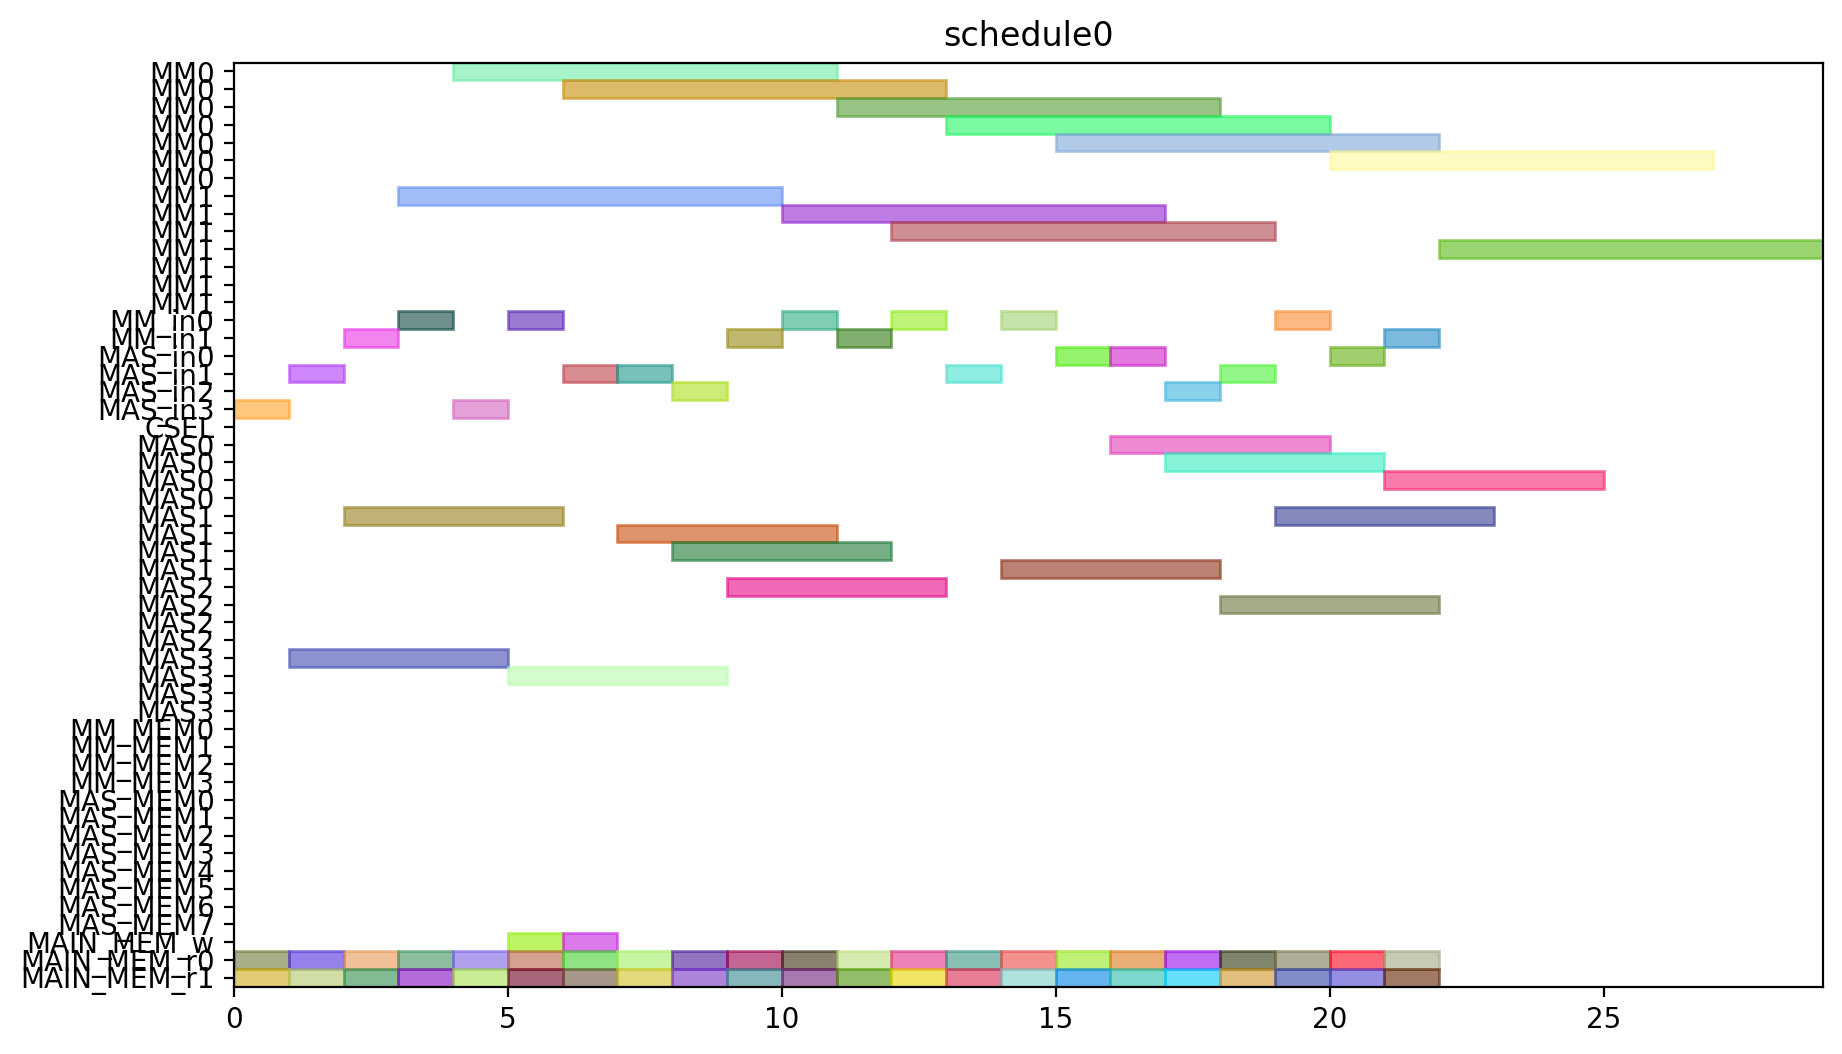

Write Python code to recreate this figure.
from pyschedule import Scenario, solvers, plotters, alt


def solve():
	horizon = 120
	S = Scenario("schedule0", horizon=horizon)

	# resource
	MM = S.Resources('MM', num=2, size=7)
	MM_in = S.Resources('MM_in', num=2)
	MAS_in = S.Resources('MAS_in', num=4)
	CSEL = S.Resource('CSEL')
	MAS = S.Resources('MAS', num=4, size=4, periods=range(1, horizon))
	MM_MEM = S.Resources('MM_MEM', num=4)
	MAS_MEM = S.Resources('MAS_MEM', num=8)
	MAIN_MEM_w = S.Resource('MAIN_MEM_w', size=1)
	MAIN_MEM_r = S.Resources('MAIN_MEM_r', num=2)

	# result of previous scheduling

	# new tasks
	c10_t0 = S.Task('c10_t0', length=7, delay_cost=1)
	c10_t0 += alt(MM)
	c10_t0_in = S.Task('c10_t0_in', length=1, delay_cost=1)
	c10_t0_in += alt(MM_in)
	S += c10_t0_in*MM_in[0]<=c10_t0*MM[0]
	S += c10_t0_in*MM_in[1]<=c10_t0*MM[1]
	c10_t0_mem0 = S.Task('c10_t0_mem0', length=1, delay_cost=1)
	c10_t0_mem0 += MAIN_MEM_r[0]
	S += c10_t0_mem0 <= c10_t0

	c10_t0_mem1 = S.Task('c10_t0_mem1', length=1, delay_cost=1)
	c10_t0_mem1 += MAIN_MEM_r[1]
	S += c10_t0_mem1 <= c10_t0

	c10_t1 = S.Task('c10_t1', length=7, delay_cost=1)
	c10_t1 += alt(MM)
	c10_t1_in = S.Task('c10_t1_in', length=1, delay_cost=1)
	c10_t1_in += alt(MM_in)
	S += c10_t1_in*MM_in[0]<=c10_t1*MM[0]
	S += c10_t1_in*MM_in[1]<=c10_t1*MM[1]
	c10_t1_mem0 = S.Task('c10_t1_mem0', length=1, delay_cost=1)
	c10_t1_mem0 += MAIN_MEM_r[0]
	S += c10_t1_mem0 <= c10_t1

	c10_t1_mem1 = S.Task('c10_t1_mem1', length=1, delay_cost=1)
	c10_t1_mem1 += MAIN_MEM_r[1]
	S += c10_t1_mem1 <= c10_t1

	c10_t2 = S.Task('c10_t2', length=4, delay_cost=1)
	c10_t2 += alt(MAS)
	c10_t2_in = S.Task('c10_t2_in', length=1, delay_cost=1)
	c10_t2_in += alt(MAS_in)
	S += c10_t2_in*MAS_in[0]<=c10_t2*MAS[0]

	S += c10_t2_in*MAS_in[1]<=c10_t2*MAS[1]

	S += c10_t2_in*MAS_in[2]<=c10_t2*MAS[2]

	S += c10_t2_in*MAS_in[3]<=c10_t2*MAS[3]

	c10_t2_mem0 = S.Task('c10_t2_mem0', length=1, delay_cost=1)
	c10_t2_mem0 += MAIN_MEM_r[0]
	S += c10_t2_mem0 <= c10_t2

	c10_t2_mem1 = S.Task('c10_t2_mem1', length=1, delay_cost=1)
	c10_t2_mem1 += MAIN_MEM_r[1]
	S += c10_t2_mem1 <= c10_t2

	c10_t3 = S.Task('c10_t3', length=4, delay_cost=1)
	c10_t3 += alt(MAS)
	c10_t3_in = S.Task('c10_t3_in', length=1, delay_cost=1)
	c10_t3_in += alt(MAS_in)
	S += c10_t3_in*MAS_in[0]<=c10_t3*MAS[0]

	S += c10_t3_in*MAS_in[1]<=c10_t3*MAS[1]

	S += c10_t3_in*MAS_in[2]<=c10_t3*MAS[2]

	S += c10_t3_in*MAS_in[3]<=c10_t3*MAS[3]

	c10_t3_mem0 = S.Task('c10_t3_mem0', length=1, delay_cost=1)
	c10_t3_mem0 += MAIN_MEM_r[0]
	S += c10_t3_mem0 <= c10_t3

	c10_t3_mem1 = S.Task('c10_t3_mem1', length=1, delay_cost=1)
	c10_t3_mem1 += MAIN_MEM_r[1]
	S += c10_t3_mem1 <= c10_t3

	c20_t0 = S.Task('c20_t0', length=7, delay_cost=1)
	c20_t0 += alt(MM)
	c20_t0_in = S.Task('c20_t0_in', length=1, delay_cost=1)
	c20_t0_in += alt(MM_in)
	S += c20_t0_in*MM_in[0]<=c20_t0*MM[0]
	S += c20_t0_in*MM_in[1]<=c20_t0*MM[1]
	c20_t0_mem0 = S.Task('c20_t0_mem0', length=1, delay_cost=1)
	c20_t0_mem0 += MAIN_MEM_r[0]
	S += c20_t0_mem0 <= c20_t0

	c20_t0_mem1 = S.Task('c20_t0_mem1', length=1, delay_cost=1)
	c20_t0_mem1 += MAIN_MEM_r[1]
	S += c20_t0_mem1 <= c20_t0

	c20_t1 = S.Task('c20_t1', length=7, delay_cost=1)
	c20_t1 += alt(MM)
	c20_t1_in = S.Task('c20_t1_in', length=1, delay_cost=1)
	c20_t1_in += alt(MM_in)
	S += c20_t1_in*MM_in[0]<=c20_t1*MM[0]
	S += c20_t1_in*MM_in[1]<=c20_t1*MM[1]
	c20_t1_mem0 = S.Task('c20_t1_mem0', length=1, delay_cost=1)
	c20_t1_mem0 += MAIN_MEM_r[0]
	S += c20_t1_mem0 <= c20_t1

	c20_t1_mem1 = S.Task('c20_t1_mem1', length=1, delay_cost=1)
	c20_t1_mem1 += MAIN_MEM_r[1]
	S += c20_t1_mem1 <= c20_t1

	c20_t2 = S.Task('c20_t2', length=4, delay_cost=1)
	c20_t2 += alt(MAS)
	c20_t2_in = S.Task('c20_t2_in', length=1, delay_cost=1)
	c20_t2_in += alt(MAS_in)
	S += c20_t2_in*MAS_in[0]<=c20_t2*MAS[0]

	S += c20_t2_in*MAS_in[1]<=c20_t2*MAS[1]

	S += c20_t2_in*MAS_in[2]<=c20_t2*MAS[2]

	S += c20_t2_in*MAS_in[3]<=c20_t2*MAS[3]

	c20_t2_mem0 = S.Task('c20_t2_mem0', length=1, delay_cost=1)
	c20_t2_mem0 += MAIN_MEM_r[0]
	S += c20_t2_mem0 <= c20_t2

	c20_t2_mem1 = S.Task('c20_t2_mem1', length=1, delay_cost=1)
	c20_t2_mem1 += MAIN_MEM_r[1]
	S += c20_t2_mem1 <= c20_t2

	c20_t3 = S.Task('c20_t3', length=4, delay_cost=1)
	c20_t3 += alt(MAS)
	c20_t3_in = S.Task('c20_t3_in', length=1, delay_cost=1)
	c20_t3_in += alt(MAS_in)
	S += c20_t3_in*MAS_in[0]<=c20_t3*MAS[0]

	S += c20_t3_in*MAS_in[1]<=c20_t3*MAS[1]

	S += c20_t3_in*MAS_in[2]<=c20_t3*MAS[2]

	S += c20_t3_in*MAS_in[3]<=c20_t3*MAS[3]

	c20_t3_mem0 = S.Task('c20_t3_mem0', length=1, delay_cost=1)
	c20_t3_mem0 += MAIN_MEM_r[0]
	S += c20_t3_mem0 <= c20_t3

	c20_t3_mem1 = S.Task('c20_t3_mem1', length=1, delay_cost=1)
	c20_t3_mem1 += MAIN_MEM_r[1]
	S += c20_t3_mem1 <= c20_t3

	c01_t0 = S.Task('c01_t0', length=7, delay_cost=1)
	c01_t0 += alt(MM)
	c01_t0_in = S.Task('c01_t0_in', length=1, delay_cost=1)
	c01_t0_in += alt(MM_in)
	S += c01_t0_in*MM_in[0]<=c01_t0*MM[0]
	S += c01_t0_in*MM_in[1]<=c01_t0*MM[1]
	c01_t0_mem0 = S.Task('c01_t0_mem0', length=1, delay_cost=1)
	c01_t0_mem0 += MAIN_MEM_r[0]
	S += c01_t0_mem0 <= c01_t0

	c01_t0_mem1 = S.Task('c01_t0_mem1', length=1, delay_cost=1)
	c01_t0_mem1 += MAIN_MEM_r[1]
	S += c01_t0_mem1 <= c01_t0

	c01_t1 = S.Task('c01_t1', length=7, delay_cost=1)
	c01_t1 += alt(MM)
	c01_t1_in = S.Task('c01_t1_in', length=1, delay_cost=1)
	c01_t1_in += alt(MM_in)
	S += c01_t1_in*MM_in[0]<=c01_t1*MM[0]
	S += c01_t1_in*MM_in[1]<=c01_t1*MM[1]
	c01_t1_mem0 = S.Task('c01_t1_mem0', length=1, delay_cost=1)
	c01_t1_mem0 += MAIN_MEM_r[0]
	S += c01_t1_mem0 <= c01_t1

	c01_t1_mem1 = S.Task('c01_t1_mem1', length=1, delay_cost=1)
	c01_t1_mem1 += MAIN_MEM_r[1]
	S += c01_t1_mem1 <= c01_t1

	c01_t2 = S.Task('c01_t2', length=4, delay_cost=1)
	c01_t2 += alt(MAS)
	c01_t2_in = S.Task('c01_t2_in', length=1, delay_cost=1)
	c01_t2_in += alt(MAS_in)
	S += c01_t2_in*MAS_in[0]<=c01_t2*MAS[0]

	S += c01_t2_in*MAS_in[1]<=c01_t2*MAS[1]

	S += c01_t2_in*MAS_in[2]<=c01_t2*MAS[2]

	S += c01_t2_in*MAS_in[3]<=c01_t2*MAS[3]

	c01_t2_mem0 = S.Task('c01_t2_mem0', length=1, delay_cost=1)
	c01_t2_mem0 += MAIN_MEM_r[0]
	S += c01_t2_mem0 <= c01_t2

	c01_t2_mem1 = S.Task('c01_t2_mem1', length=1, delay_cost=1)
	c01_t2_mem1 += MAIN_MEM_r[1]
	S += c01_t2_mem1 <= c01_t2

	c01_t3 = S.Task('c01_t3', length=4, delay_cost=1)
	c01_t3 += alt(MAS)
	c01_t3_in = S.Task('c01_t3_in', length=1, delay_cost=1)
	c01_t3_in += alt(MAS_in)
	S += c01_t3_in*MAS_in[0]<=c01_t3*MAS[0]

	S += c01_t3_in*MAS_in[1]<=c01_t3*MAS[1]

	S += c01_t3_in*MAS_in[2]<=c01_t3*MAS[2]

	S += c01_t3_in*MAS_in[3]<=c01_t3*MAS[3]

	c01_t3_mem0 = S.Task('c01_t3_mem0', length=1, delay_cost=1)
	c01_t3_mem0 += MAIN_MEM_r[0]
	S += c01_t3_mem0 <= c01_t3

	c01_t3_mem1 = S.Task('c01_t3_mem1', length=1, delay_cost=1)
	c01_t3_mem1 += MAIN_MEM_r[1]
	S += c01_t3_mem1 <= c01_t3

	c11_t0 = S.Task('c11_t0', length=7, delay_cost=1)
	c11_t0 += alt(MM)
	c11_t0_in = S.Task('c11_t0_in', length=1, delay_cost=1)
	c11_t0_in += alt(MM_in)
	S += c11_t0_in*MM_in[0]<=c11_t0*MM[0]
	S += c11_t0_in*MM_in[1]<=c11_t0*MM[1]
	c11_t0_mem0 = S.Task('c11_t0_mem0', length=1, delay_cost=1)
	c11_t0_mem0 += MAIN_MEM_r[0]
	S += c11_t0_mem0 <= c11_t0

	c11_t0_mem1 = S.Task('c11_t0_mem1', length=1, delay_cost=1)
	c11_t0_mem1 += MAIN_MEM_r[1]
	S += c11_t0_mem1 <= c11_t0

	c11_t1 = S.Task('c11_t1', length=7, delay_cost=1)
	c11_t1 += alt(MM)
	c11_t1_in = S.Task('c11_t1_in', length=1, delay_cost=1)
	c11_t1_in += alt(MM_in)
	S += c11_t1_in*MM_in[0]<=c11_t1*MM[0]
	S += c11_t1_in*MM_in[1]<=c11_t1*MM[1]
	c11_t1_mem0 = S.Task('c11_t1_mem0', length=1, delay_cost=1)
	c11_t1_mem0 += MAIN_MEM_r[0]
	S += c11_t1_mem0 <= c11_t1

	c11_t1_mem1 = S.Task('c11_t1_mem1', length=1, delay_cost=1)
	c11_t1_mem1 += MAIN_MEM_r[1]
	S += c11_t1_mem1 <= c11_t1

	c11_t2 = S.Task('c11_t2', length=4, delay_cost=1)
	c11_t2 += alt(MAS)
	c11_t2_in = S.Task('c11_t2_in', length=1, delay_cost=1)
	c11_t2_in += alt(MAS_in)
	S += c11_t2_in*MAS_in[0]<=c11_t2*MAS[0]

	S += c11_t2_in*MAS_in[1]<=c11_t2*MAS[1]

	S += c11_t2_in*MAS_in[2]<=c11_t2*MAS[2]

	S += c11_t2_in*MAS_in[3]<=c11_t2*MAS[3]

	c11_t2_mem0 = S.Task('c11_t2_mem0', length=1, delay_cost=1)
	c11_t2_mem0 += MAIN_MEM_r[0]
	S += c11_t2_mem0 <= c11_t2

	c11_t2_mem1 = S.Task('c11_t2_mem1', length=1, delay_cost=1)
	c11_t2_mem1 += MAIN_MEM_r[1]
	S += c11_t2_mem1 <= c11_t2

	c11_t3 = S.Task('c11_t3', length=4, delay_cost=1)
	c11_t3 += alt(MAS)
	c11_t3_in = S.Task('c11_t3_in', length=1, delay_cost=1)
	c11_t3_in += alt(MAS_in)
	S += c11_t3_in*MAS_in[0]<=c11_t3*MAS[0]

	S += c11_t3_in*MAS_in[1]<=c11_t3*MAS[1]

	S += c11_t3_in*MAS_in[2]<=c11_t3*MAS[2]

	S += c11_t3_in*MAS_in[3]<=c11_t3*MAS[3]

	c11_t3_mem0 = S.Task('c11_t3_mem0', length=1, delay_cost=1)
	c11_t3_mem0 += MAIN_MEM_r[0]
	S += c11_t3_mem0 <= c11_t3

	c11_t3_mem1 = S.Task('c11_t3_mem1', length=1, delay_cost=1)
	c11_t3_mem1 += MAIN_MEM_r[1]
	S += c11_t3_mem1 <= c11_t3

	c21_t0 = S.Task('c21_t0', length=7, delay_cost=1)
	c21_t0 += alt(MM)
	c21_t0_in = S.Task('c21_t0_in', length=1, delay_cost=1)
	c21_t0_in += alt(MM_in)
	S += c21_t0_in*MM_in[0]<=c21_t0*MM[0]
	S += c21_t0_in*MM_in[1]<=c21_t0*MM[1]
	c21_t0_mem0 = S.Task('c21_t0_mem0', length=1, delay_cost=1)
	c21_t0_mem0 += MAIN_MEM_r[0]
	S += c21_t0_mem0 <= c21_t0

	c21_t0_mem1 = S.Task('c21_t0_mem1', length=1, delay_cost=1)
	c21_t0_mem1 += MAIN_MEM_r[1]
	S += c21_t0_mem1 <= c21_t0

	c21_t1 = S.Task('c21_t1', length=7, delay_cost=1)
	c21_t1 += alt(MM)
	c21_t1_in = S.Task('c21_t1_in', length=1, delay_cost=1)
	c21_t1_in += alt(MM_in)
	S += c21_t1_in*MM_in[0]<=c21_t1*MM[0]
	S += c21_t1_in*MM_in[1]<=c21_t1*MM[1]
	c21_t1_mem0 = S.Task('c21_t1_mem0', length=1, delay_cost=1)
	c21_t1_mem0 += MAIN_MEM_r[0]
	S += c21_t1_mem0 <= c21_t1

	c21_t1_mem1 = S.Task('c21_t1_mem1', length=1, delay_cost=1)
	c21_t1_mem1 += MAIN_MEM_r[1]
	S += c21_t1_mem1 <= c21_t1

	c21_t2 = S.Task('c21_t2', length=4, delay_cost=1)
	c21_t2 += alt(MAS)
	c21_t2_in = S.Task('c21_t2_in', length=1, delay_cost=1)
	c21_t2_in += alt(MAS_in)
	S += c21_t2_in*MAS_in[0]<=c21_t2*MAS[0]

	S += c21_t2_in*MAS_in[1]<=c21_t2*MAS[1]

	S += c21_t2_in*MAS_in[2]<=c21_t2*MAS[2]

	S += c21_t2_in*MAS_in[3]<=c21_t2*MAS[3]

	c21_t2_mem0 = S.Task('c21_t2_mem0', length=1, delay_cost=1)
	c21_t2_mem0 += MAIN_MEM_r[0]
	S += c21_t2_mem0 <= c21_t2

	c21_t2_mem1 = S.Task('c21_t2_mem1', length=1, delay_cost=1)
	c21_t2_mem1 += MAIN_MEM_r[1]
	S += c21_t2_mem1 <= c21_t2

	c21_t3 = S.Task('c21_t3', length=4, delay_cost=1)
	c21_t3 += alt(MAS)
	c21_t3_in = S.Task('c21_t3_in', length=1, delay_cost=1)
	c21_t3_in += alt(MAS_in)
	S += c21_t3_in*MAS_in[0]<=c21_t3*MAS[0]

	S += c21_t3_in*MAS_in[1]<=c21_t3*MAS[1]

	S += c21_t3_in*MAS_in[2]<=c21_t3*MAS[2]

	S += c21_t3_in*MAS_in[3]<=c21_t3*MAS[3]

	c21_t3_mem0 = S.Task('c21_t3_mem0', length=1, delay_cost=1)
	c21_t3_mem0 += MAIN_MEM_r[0]
	S += c21_t3_mem0 <= c21_t3

	c21_t3_mem1 = S.Task('c21_t3_mem1', length=1, delay_cost=1)
	c21_t3_mem1 += MAIN_MEM_r[1]
	S += c21_t3_mem1 <= c21_t3

	c000 = S.Task('c000', length=4, delay_cost=1)
	c000 += alt(MAS)
	c000_in = S.Task('c000_in', length=1, delay_cost=1)
	c000_in += alt(MAS_in)
	S += c000_in*MAS_in[0]<=c000*MAS[0]

	S += c000_in*MAS_in[1]<=c000*MAS[1]

	S += c000_in*MAS_in[2]<=c000*MAS[2]

	S += c000_in*MAS_in[3]<=c000*MAS[3]

	S += 0<c000

	c000_w = S.Task('c000_w', length=1, delay_cost=1)
	c000_w += alt(MAIN_MEM_w)
	S += c000 <= c000_w

	c000_mem0 = S.Task('c000_mem0', length=1, delay_cost=1)
	c000_mem0 += MAIN_MEM_r[0]
	S += c000_mem0 <= c000

	c000_mem1 = S.Task('c000_mem1', length=1, delay_cost=1)
	c000_mem1 += MAIN_MEM_r[1]
	S += c000_mem1 <= c000

	c001 = S.Task('c001', length=4, delay_cost=1)
	c001 += alt(MAS)
	c001_in = S.Task('c001_in', length=1, delay_cost=1)
	c001_in += alt(MAS_in)
	S += c001_in*MAS_in[0]<=c001*MAS[0]

	S += c001_in*MAS_in[1]<=c001*MAS[1]

	S += c001_in*MAS_in[2]<=c001*MAS[2]

	S += c001_in*MAS_in[3]<=c001*MAS[3]

	S += 0<c001

	c001_w = S.Task('c001_w', length=1, delay_cost=1)
	c001_w += alt(MAIN_MEM_w)
	S += c001 <= c001_w

	c001_mem0 = S.Task('c001_mem0', length=1, delay_cost=1)
	c001_mem0 += MAIN_MEM_r[0]
	S += c001_mem0 <= c001

	c001_mem1 = S.Task('c001_mem1', length=1, delay_cost=1)
	c001_mem1 += MAIN_MEM_r[1]
	S += c001_mem1 <= c001

	solvers.mip.solve(S,msg=1,kind='CPLEX',ratio_gap=1.01)

	solution = [['hoge']*len(S.solution()[1]) for i in range(len(S.solution()))]
	for i in range(len(S.solution())):
		for j in range(len(S.solution()[i])):
			solution[i][j]=str(S.solution()[i][j])
	print(solution)

	cycles = int(solution[-1][3])

	pic_file_name = "/mnt/rose/usr1/fukuda/ABE/multiRAM_multiMAS_16mux/scheduling_result/stage7MM2_stage4MAS4/FROB/schedule0.png"
	if(S.solution() != []):
		plotters.matplotlib.plot(S,img_filename=pic_file_name, show_task_labels=False, fig_size=(cycles*0.25+3, 6))

	return solution
